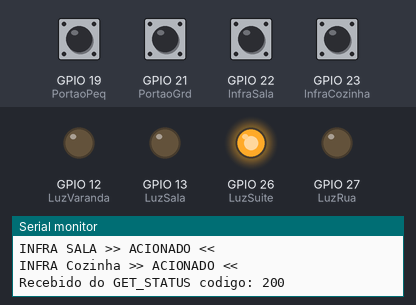
This sketch was run on a simulated ESP32. On the bench: output pins drawn as LEDs (lit = HIGH), the last lines printed to the serial monitor. The test bench sets the inputs (shaded band); at power-on: GPIO 19 (PortaoPeq), GPIO 21 (PortaoGrd), GPIO 22 (InfraSala), GPIO 23 (InfraCozinha) HIGH. WiFi joins after 1.5 s; servers stay silent unless stated; uploads are accepted with an empty reply.

Above: at 2.7 s.
2.8 s: GPIO 19 (PortaoPeq) pulled LOW for 1.35 s
At 5.7 s:
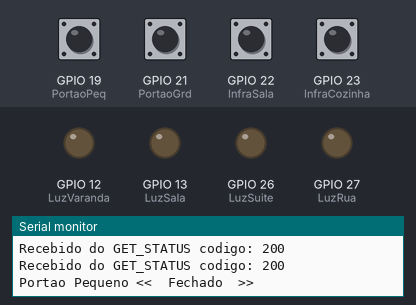
6.6 s: GPIO 21 (PortaoGrd) pulled LOW for 1.35 s
At 10.1 s:
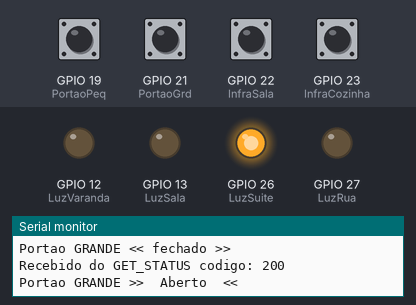
10.2 s: GPIO 22 (InfraSala) pulled LOW for 1.35 s
At 13.2 s:
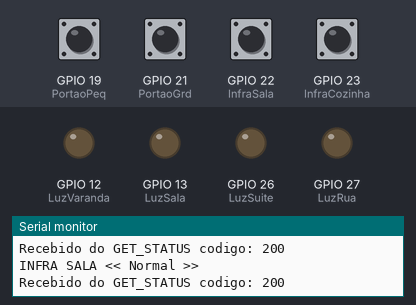
13.8 s: GPIO 23 (InfraCozinha) pulled LOW for 1.35 s
At 18.1 s:
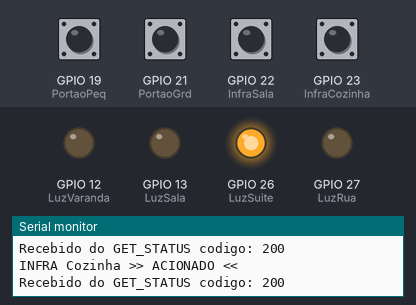
Timing chart, 0 to 18.4 s (numbered marks = the images above; inputs shaded):
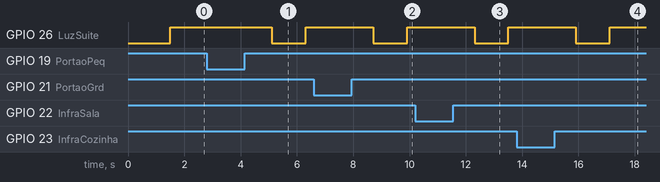

Measured:
- after the input at 2.8 s, GPIO 26 (LuzSuite): HIGH → LOW after 2.3 s, → HIGH 1.2 s later
- after the input at 6.6 s, GPIO 26 (LuzSuite): HIGH → LOW after 2.1 s, → HIGH 1.2 s later
- after the input at 10.2 s, GPIO 26 (LuzSuite): HIGH → LOW after 2.1 s, → HIGH 1.2 s later
- after the input at 13.8 s, GPIO 26 (LuzSuite): HIGH → LOW after 2.1 s, → HIGH 1.2 s later

The sketch:

esp32-app-casa.ino
```cpp
#include <ArduinoJson.h>
#include <ArduinoJson.hpp>

/*Projeto de aplicativo via WEB para gerenciamento da casa*/

//Declaração das Bibliotecas (Json, wifiManager, httpclient)
#include <ArduinoJson.h>
#include <ArduinoJson.hpp>
#include <WiFiManager.h> // biblioteca do WiFiManager - já instalada
#include <HTTPClient.h>

//PINOS DE ENTRADA::  Declaração de Variáveis e pinagem
const int PortaoPeq  = 19;
const int PortaoGrd  = 21;
const int InfraSala  = 22;
const int InfraCozinha  = 23;

//PINOS DE SAÍDA::  Declaração de Variáveis e pinagem
#define LuzSala 13
#define LuzVaranda 12
#define LuzRua 27
#define LuzSuite 26

//PINOS DE entrada / RESEST DE WIFI:  Declaração de Variáveis e pinagem
const int PIN_ZeraRede  = 14;

//Declaração de Variáveis do HTTP
short int httpResponseCode;
String url;
String httpRequestData,payload;
String rota_leitura;
String PP;
String PG;
String IS;
String IC;

  // variavel de controle da lógica de verificar sinal
bool controlePP = true;
int valorLidoPP = LOW;
bool controlePG = true;
int valorLidoPG = LOW;
bool controleIS = true;
int valorLidoIS = LOW;
bool controleIC = true;
int valorLidoIC = LOW;

void setup() {
  // declara os pinos de ENTRADA
  pinMode(PortaoPeq, INPUT_PULLUP);
  pinMode(PortaoGrd, INPUT_PULLUP);
  pinMode(InfraSala, INPUT_PULLUP);
  pinMode(InfraCozinha, INPUT_PULLUP);
  PP = "OFF";
  PG = "OFF";
  IS = "OFF";
  IC = "OFF";


 // declara os pinos de SAIDA
  pinMode(LuzSala, OUTPUT);
  pinMode(LuzVaranda, OUTPUT);
  pinMode(LuzRua, OUTPUT);
  pinMode(LuzSuite, OUTPUT);

  // declara o pino do botão de reset de WIFI como input
  pinMode(PIN_ZeraRede, INPUT_PULLUP);


  Serial.begin(230400);
  WiFiManager wm;

valorLidoPP = digitalRead(PortaoPeq);
valorLidoPG = digitalRead(PortaoGrd);
valorLidoIS = digitalRead(InfraSala);
valorLidoIC = digitalRead(InfraCozinha);


//testa se a conexão com o wifi foi efetuada, senao, restart o ESP
  bool resposta_conexao;
  resposta_conexao = wm.autoConnect("RedeCadWiFi","12345678"); // password protected ap

  if(!resposta_conexao) {
      Serial.println("Falha ao conectar no WI-FI");
      delay(3000);
      ESP.restart();
  }
  else {
      //Mostra no serial que a conexão foi realizada com sucesso
       Serial.println(" >> Conectado com sucesso no wi-fi !!!!");
  }
}

//Funçao para fazer requisição GET na rota de leitura
void Enviar(){

  rota_leitura = "PG="+PG; //+"&PG="+PortaoGrd+"&IS="+InfraSala+"&IC="+InfraCozinha;
  HTTPClient http;
  http.addHeader("Content-Type", "text/plain");
  url = "http://192.168.100.9/leitura?"+rota_leitura;
  http.begin(url.c_str());
  httpResponseCode = http.POST("");
  httpRequestData = http.getString();
  delay(300);
  if (httpResponseCode > 0) {
   // Serial.print("Envio de informação do ESP: ");
    Serial.print("HTTP Response code: ");
    Serial.println(httpResponseCode);
    Serial.println(httpRequestData);

  }
  http.end();
}

//ROTA GET do servidor - leitura status geral
void GET_STATUS(){
  rota_leitura = "PP="+PP+"&PG="+PG+"&IS="+IS+"&IC="+IC;
  HTTPClient http;
  http.addHeader("Content-Type", "text/plain");
  url = "http://192.168.100.9/leitura/status?"+rota_leitura;
  http.begin(url.c_str());
  httpResponseCode = http.GET();
  httpRequestData = http.getString();
  delay(500);
  if (httpResponseCode > 0) {
    //Serial.print("Recebeu informação do servidor ::: ");
    Serial.print("Recebido do GET_STATUS codigo: ");
    Serial.println(httpResponseCode);
    Serial.println(httpRequestData);
  }
  http.end();
}

void loop() {
  WiFiManager wifiManager;

//Executa as funções GET


//Verifica o valor da entrada do sensor Portao pequeno
 if(valorLidoPP == HIGH && controlePP == true){
       digitalWrite(LuzSuite, HIGH);
       controlePP = false;
       Serial.println("Portao Pequeno >>  Aberto  << ");
       PP = "ON";
       //delay(500);

      }else if(valorLidoPP == LOW && controlePP == false) {
         digitalWrite(LuzSuite, LOW);
         controlePP = true;
         Serial.println("Portao Pequeno <<  Fechado  >>");
         PP = "OFF";
        // delay(500);
      }
   valorLidoPP = digitalRead(PortaoPeq);

   //Verifica o valor da entrada do sensor Portao GRANDE
 if(valorLidoPG == HIGH && controlePG == true){
       digitalWrite(LuzSuite, HIGH);
       controlePG = false;
       Serial.println("Portao GRANDE >>  Aberto  << ");
       PG = "ON";
      // delay(500);

      }else if(valorLidoPG == LOW && controlePG == false) {
         digitalWrite(LuzSuite, LOW);
         controlePG = true;
         Serial.println("Portao GRANDE << fechado >>");
         PG = "OFF";
         //delay(500);
      }
   valorLidoPG = digitalRead(PortaoGrd);

     //Verifica o valor da entrada do sensor INFRA SALA
 if(valorLidoIS == HIGH && controleIS == true){
       digitalWrite(LuzSuite, HIGH);
       controleIS = false;
       Serial.println("INFRA SALA >> ACIONADO << ");
       IS = "ON";
       //delay(500);

      }else if(valorLidoIS == LOW && controleIS == false) {
         digitalWrite(LuzSuite, LOW);
         controleIS = true;
         Serial.println("INFRA SALA << Normal >> ");
         IS = "OFF";
         //delay(500);
      }
   valorLidoIS = digitalRead(InfraSala);

    //Verifica o valor da entrada do sensor INFRA Cozinha
 if(valorLidoIC == HIGH && controleIC == true){
       digitalWrite(LuzSuite, HIGH);
       controleIC = false;
       Serial.println("INFRA Cozinha >> ACIONADO << ");
       IC = "ON";
      // delay(500);

      }else if(valorLidoIC == LOW && controleIC == false) {
         digitalWrite(LuzSuite, LOW);
         controleIC = true;
         Serial.println("INFRA Cozinha << Normal >> ");
         IC = "OFF";
         //delay(500);
      }
   valorLidoIC = digitalRead(InfraCozinha);

  GET_STATUS();
delay(500);

}
```
